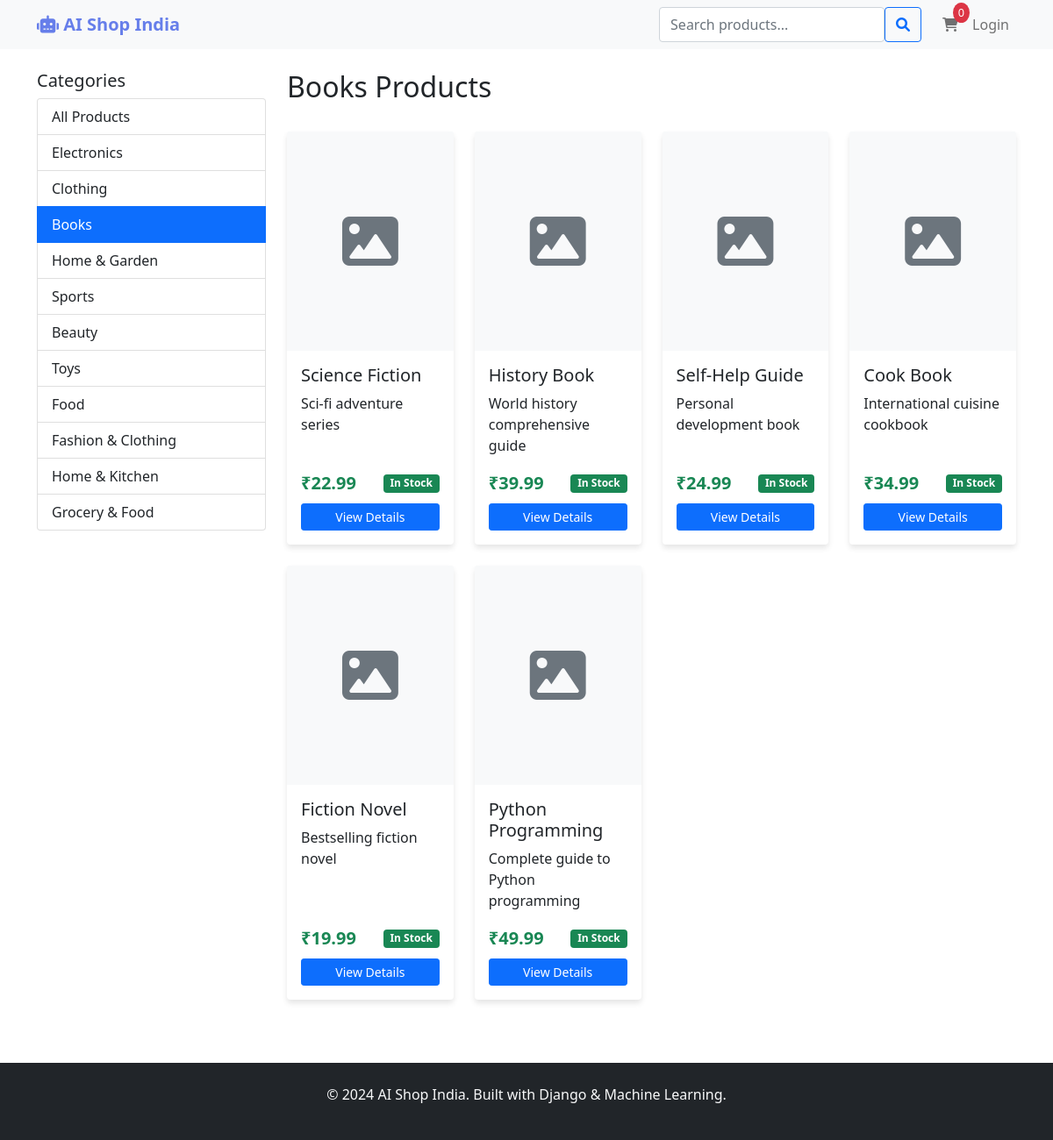
/?category=books, run on the app's committed database.
### shop/models.py (models this page shows, shortened)
class Category(models.Model):
    name = models.CharField(max_length=100, unique=True)
    slug = models.SlugField(max_length=100, unique=True)
    description = models.TextField(blank=True)
    created_at = models.DateTimeField(auto_now_add=True)
    class Meta:
        verbose_name_plural = 'Categories'

class Product(models.Model):
    id = models.UUIDField(primary_key=True, default=uuid.uuid4, editable=False)
    name = models.CharField(max_length=200)
    slug = models.SlugField(max_length=200, unique=True)
    category = models.ForeignKey(Category, on_delete=models.CASCADE, related_name='products')
    description = models.TextField()
    price = models.DecimalField(max_digits=10, decimal_places=2)
    stock = models.PositiveIntegerField()
    image = models.ImageField(upload_to='products/', blank=True, null=True)
    available = models.BooleanField(default=True)
    created_at = models.DateTimeField(auto_now_add=True)
    updated_at = models.DateTimeField(auto_now=True)
    rating = models.FloatField(default=0.0)
    popularity_score = models.FloatField(default=0.0)
    tags = models.TextField(blank=True)
    class Meta:
        ordering = ['-created_at']
        indexes = [
            models.Index(fields=['category', 'available']),
            models.Index(fields=['created_at']),
            models.Index(fields=['popularity_score']),
        ]
    def get_absolute_url(self):
        return reverse('shop:product_detail', args=[self.slug])

### shop/views.py (the view)
# urls.py: path('', views.product_list, name='product_list'),
def product_list(request):
    products = Product.objects.filter(available=True)
    categories = Category.objects.all()
    selected_category = None
    category_slug = request.GET.get('category')
    if category_slug:
        selected_category = get_object_or_404(Category, slug=category_slug)
        products = products.filter(category=selected_category)
    query = request.GET.get('q')
    if query:
        products = products.filter(
            Q(name__icontains=query) |
            Q(description__icontains=query) |
            Q(tags__icontains=query)
        )
    recommendations = []
    if request.user.is_authenticated:
        recommendations = get_recommendations(request.user, limit=4)
    context = {
        'products': products,
        'categories': categories,
        'recommendations': recommendations,
        'query': query,
        'current_category': category_slug,
        'selected_category': selected_category,
    }
    return render(request, 'shop/product_list.html', context)

### templates/shop/product_list.html (shortened to what this page needs)
{% extends 'base.html' %}
{% block content %}
<div class="row">
    <div class="col-md-3">
        <h5>Categories</h5>
        <div class="list-group">
            <a href="{% url 'shop:product_list' %}"
               class="list-group-item {% if not current_category %}active{% endif %}">
                All Products
            </a>
            {% for category in categories %}
                <a href="{% url 'shop:product_list' %}?category={{ category.slug }}"
                   class="list-group-item {% if current_category == category.slug %}active{% endif %}">
                    {{ category.name }}
                </a>
            {% endfor %}
        </div>
    </div>
    <div class="col-md-9">
        <div class="d-flex justify-content-between align-items-center mb-4">
            <h2>
                {% if query %}
                    Search results for "{{ query }}"
                {% elif current_category and selected_category %}
                    {{ selected_category.name }} Products
                {% else %}
                    All Products
                {% endif %}
            </h2>
        </div>
        <div class="row">
            {% for product in products %}
                <div class="col-md-4 col-lg-3 mb-4">
                    <div class="card product-card h-100" data-product-id="{{ product.id }}">
                        {% if product.image %}
                            <img src="{{ product.image.url }}" class="card-img-top" alt="{{ product.name }}" style="height: 250px; object-fit: cover;">
                        {% else %}
                            <div class="card-img-top bg-light d-flex align-items-center justify-content-center" style="height: 250px;">
                                <i class="fas fa-image text-muted fa-4x"></i>
                            </div>
                        {% endif %}
                        <div class="card-body d-flex flex-column">
                            <h5 class="card-title">{{ product.name }}</h5>
                            <p class="card-text">{{ product.description|truncatewords:10 }}</p>
                            <div class="d-flex justify-content-between align-items-center mt-auto">
                                <span class="text-success fw-bold fs-5">₹{{ product.price }}</span>
                                {% if product.stock > 0 %}
                                    <span class="badge bg-success">In Stock</span>
                                {% else %}
                                    <span class="badge bg-danger">Out of Stock</span>
                                {% endif %}
                            </div>
                            <div class="mt-2">
                                <a href="{{ product.get_absolute_url }}" class="btn btn-primary btn-sm w-100">
                                    View Details
                                </a>
                            </div>
                        </div>
                    </div>
                </div>
            {% endfor %}
        </div>
    </div>
</div>
{% endblock %}

### templates/base.html (style rules this page uses)
.product-card { transition: transform 0.3s ease; border: none; box-shadow: 0 4px 6px rgba(0,0,0,0.1); }

### data on the page
Category: name "Electronics"
Category: name "Clothing"
Category: name "Books"
Category: name "Home & Garden"
Category: name "Sports"
Category: name "Beauty"
Category: name "Toys"
Category: name "Food"
Category: name "Fashion & Clothing"
Category: name "Home & Kitchen"
Category: name "Grocery & Food"
Product: name "Science Fiction", description "Sci-fi adventure series", price "22.99", stock "In Stock"
Product: name "History Book", description "World history comprehensive guide", price "39.99", stock "In Stock"
Product: name "Self-Help Guide", description "Personal development book", price "24.99", stock "In Stock"
Product: name "Cook Book", description "International cuisine cookbook", price "34.99", stock "In Stock"
Product: name "Fiction Novel", description "Bestselling fiction novel", price "19.99", stock "In Stock"
Product: name "Python Programming", description "Complete guide to Python programming", price "49.99", stock "In Stock"
